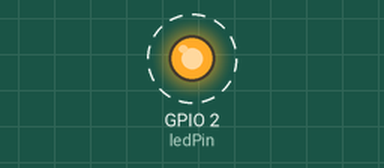
A sketch run on a simulated ESP32. On the bench: output pins drawn as LEDs (lit = HIGH). Dashed ring = blinking.

Above: at 0.2 s.
Timing chart, 0 to 3.0 s (numbered marks = the images above):
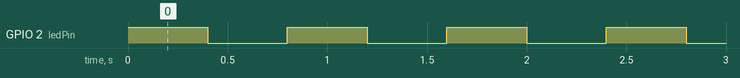

The sketch:

sketch_jan11a.ino
```cpp
// Define the pin where the LED is connected
const int ledPin = 2; // Built-in LED on most ESP32 boards

void setup() {
  // Set the LED pin as an output
  pinMode(ledPin, OUTPUT);
}

void loop() {
  // Turn the LED on
  digitalWrite(ledPin, HIGH);
  delay(400); // Wait for 1 second (1000 ms)

  // Turn the LED off
  digitalWrite(ledPin, LOW);
  delay(400); // Wait for 1 second
}
```

Measured:
- by itself, GPIO 2 (ledPin): alternates HIGH for 0.40 s and LOW for 0.40 s
